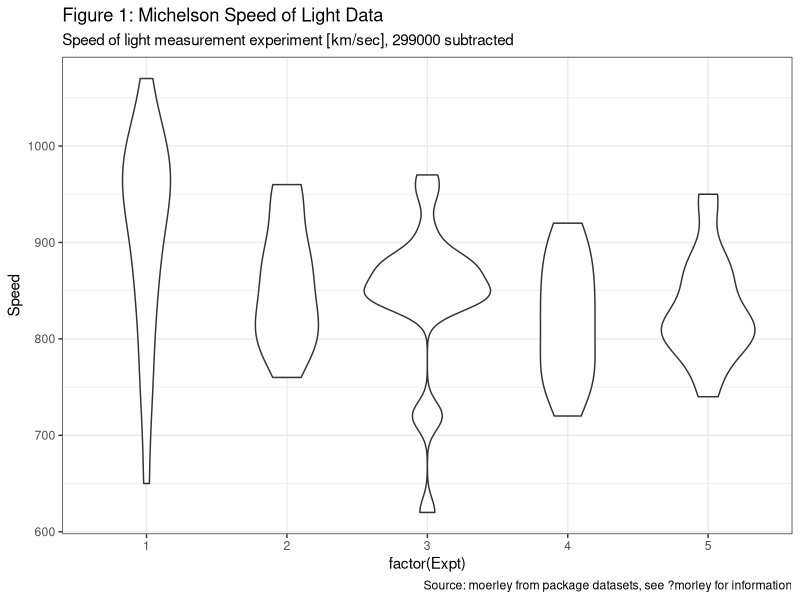
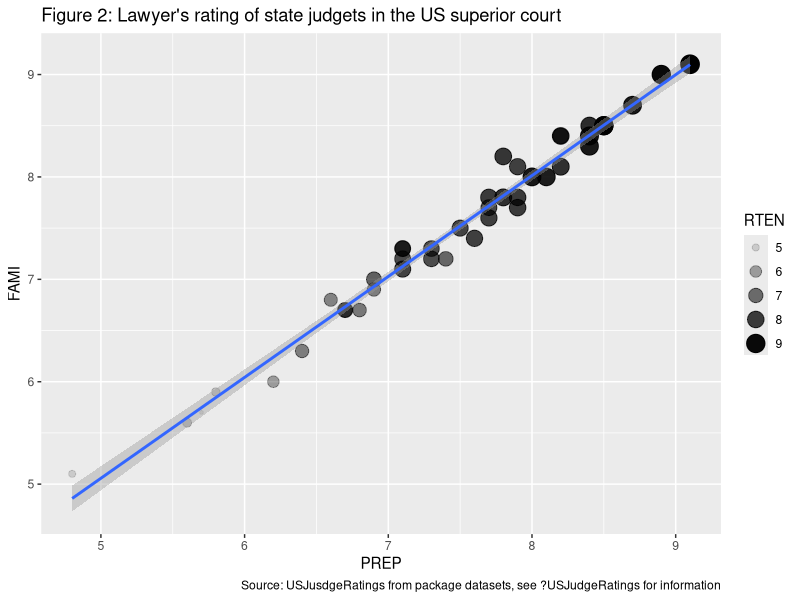
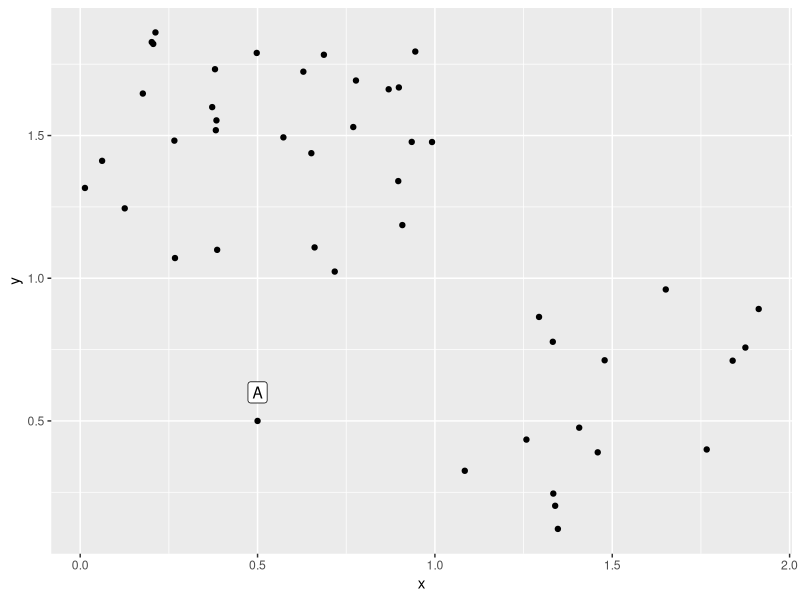

The R script that drew these images, in order:
## ---- chunk 1
knitr::opts_chunk$set(echo = TRUE)
library(tidyverse)
## ---- chunk 2
library(ggplot2)
ggplot(morley, aes(x = factor(Expt), y = Speed)) + 
  geom_violin() + 
  ggtitle("Figure 1: Michelson Speed of Light Data", 
          subtitle = "Speed of light measurement experiment [km/sec], 299000 subtracted") + 
  labs(caption = "Source: moerley from package datasets, see ?morley for information") + 
  theme_bw()

ggplot(USJudgeRatings, aes(x = PREP, y = FAMI, alpha  = RTEN, size = RTEN)) + 
  ggtitle("Figure 2: Lawyer's rating of state judgets in the US superior court") + 
  geom_point() +
  stat_smooth(method = "lm", se = T, show.legend = F) + 
  labs(caption = "Source: USJusdgeRatings from package datasets, see ?USJudgeRatings for information")

## ---- chunk 3
matrix(cbind(1:10, letters[1:10], LETTERS[1:10]), ncol = 3)
tibble(num = 1:10, sl = letters[1:10], cl = LETTERS[1:10])
## ---- chunk 4
set.seed(0)
outlier_q <- tibble(x = runif(30, 0, 1), y = runif(30, 1, 2)) %>% 
  bind_rows(tibble(x = runif(15, 1, 2), y = runif(15, 0, 1))) %>% 
  add_row(x = 0.5, y = 0.5)

ggplot(outlier_q, aes(x, y)) + 
  geom_point() + 
  geom_label(inherit.aes = F, aes(x = x, y = y), label = "A",
            data = tibble(x = 0.5, y = 0.6))

